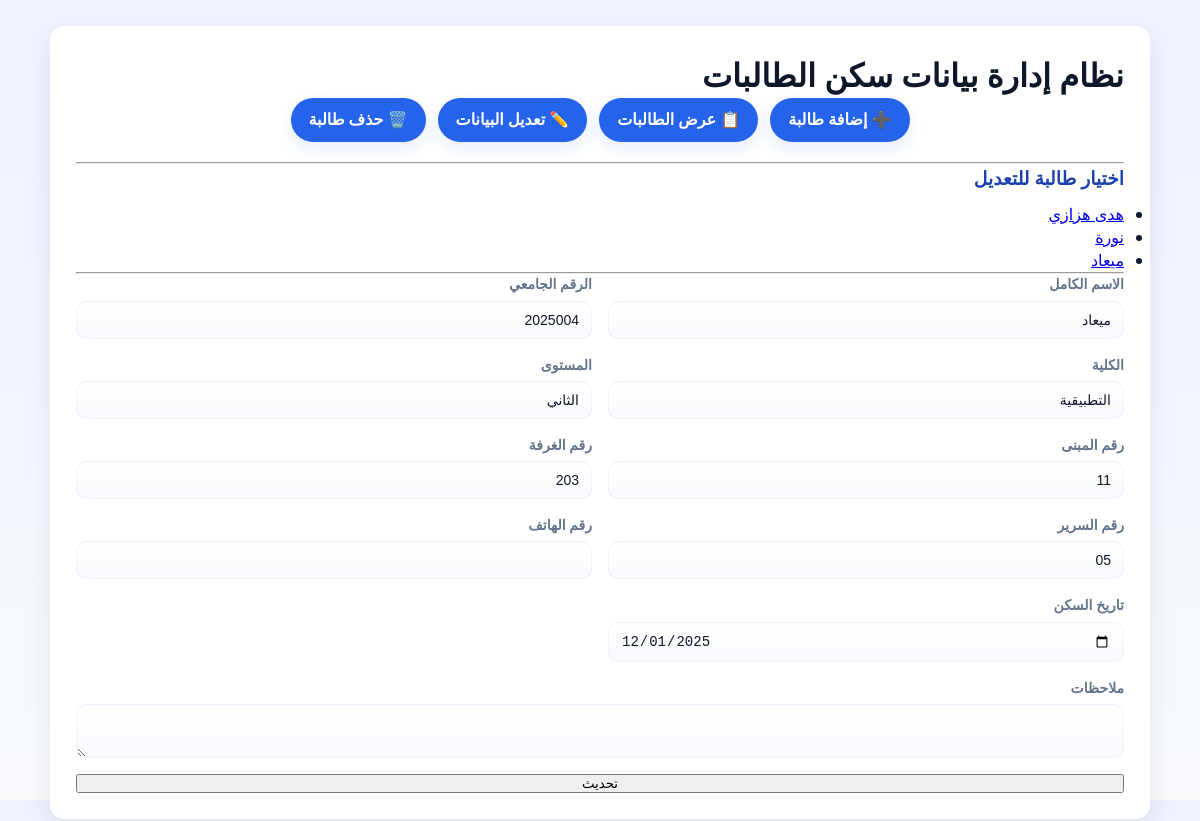
The page /?page=update&id=8 on the database its author committed.
### tables this page shows
CREATE TABLE `students` (
  `id` int(11) NOT NULL,
  `full_name` varchar(150) NOT NULL,
  `student_number` varchar(50) NOT NULL,
  `college` varchar(100) DEFAULT NULL,
  `level` varchar(50) DEFAULT NULL,
  `building_number` varchar(50) DEFAULT NULL,
  `room_number` varchar(50) DEFAULT NULL,
  `bed_number` varchar(50) DEFAULT NULL,
  `phone_number` varchar(30) DEFAULT NULL,
  `housing_date` date DEFAULT NULL,
  `notes` text DEFAULT NULL
);

### modules/update.php (the view, shortened to what this page needs)
<?php
$list = $pdo->query("SELECT id, full_name FROM students")->fetchAll(PDO::FETCH_ASSOC);
$id = $_GET['id'] ?? null;
$data = null;
if ($id) {
    $stmt = $pdo->prepare("SELECT * FROM students WHERE id=?");
    $stmt->execute([$id]);
    $data = $stmt->fetch(PDO::FETCH_ASSOC);
}
?>
<h3>اختيار طالبة للتعديل</h3>
<ul>
<?php foreach($list as $p): ?>
<li>
    <a href="?page=update&id=<?= $p['id'] ?>">
        <?= htmlspecialchars($p['full_name']) ?>
    </a>
</li>
<?php endforeach; ?>
</ul>
<?php if ($id && $data): ?>
<hr>
<form method="post" class="grid-form">
<div class="form-group">
<label>الاسم الكامل</label>
<input name="full_name" value="<?= htmlspecialchars($data['full_name']) ?>" required>
</div>
<div class="form-group">
<label>الرقم الجامعي</label>
<input name="student_number" value="<?= htmlspecialchars($data['student_number']) ?>" required>
</div>
<div class="form-group">
<label>الكلية</label>
<input name="college" value="<?= htmlspecialchars($data['college']) ?>">
</div>
<div class="form-group">
<label>المستوى</label>
<input name="level" value="<?= htmlspecialchars($data['level']) ?>">
</div>
<div class="form-group">
<label>رقم المبنى</label>
<input name="building_number" value="<?= htmlspecialchars($data['building_number']) ?>">
</div>
<div class="form-group">
<label>رقم الغرفة</label>
<input name="room_number" value="<?= htmlspecialchars($data['room_number']) ?>">
</div>
<div class="form-group">
<label>رقم السرير</label>
<input name="bed_number" value="<?= htmlspecialchars($data['bed_number']) ?>">
</div>
<div class="form-group">
<label>رقم الهاتف</label>
<input name="phone_number" value="<?= htmlspecialchars($data['phone_number']) ?>">
</div>
<div class="form-group">
<label>تاريخ السكن</label>
<input type="date" name="housing_date" value="<?= $data['housing_date'] ?>">
</div>
<div class="form-group full">
<label>ملاحظات</label>
<textarea name="notes"><?= htmlspecialchars($data['notes']) ?></textarea>
</div>
<div class="form-group full" style="text-align:center">
<button>تحديث</button>
</div>
</form>
<?php endif; ?>

### style.css (style rules this page uses)
:root { --primary: #2563eb; --secondary: #1e40af; --accent: #22c55e; --danger: #ef4444; --bg: #f8fafc; --card: #ffffff; --muted: #64748b; --text: #0f172a; --shadow: 0 12px 30px rgba(2,6,23,0.08); --glass: rgba(255,255,255,0.6); }
* { box-sizing: border-box; margin: 0; padding: 0; }
html,body { height: 100%; }
body { font-family: "Segoe UI", Tahoma, system-ui, -apple-system, "Helvetica Neue", Arial; background: linear-gradient(180deg, #eef2ff 0%, var(--bg) 100%); color: var(--text); direction: rtl; -webkit-font-smoothing: antialiased; -moz-osx-font-smoothing: grayscale; line-height: 1.45; }
h2, h3 { color: var(--secondary); margin-bottom: 12px; font-weight: 700; }
.grid-form { display: grid; grid-template-columns: repeat(2, 1fr); gap: 16px; }
.form-group { display: flex; flex-direction: column; }
.form-group.full { grid-column: span 2; }
label { font-weight: 600; margin-bottom: 6px; color: var(--muted); font-size: 14px; }
input, select, textarea { padding: 10px 12px; border-radius: 10px; border: 1px solid rgba(99,102,241,0.08); background: linear-gradient(180deg, rgba(255,255,255,0.98), rgba(250,250,255,0.98)); font-size: 14px; color: var(--text); }
input::placeholder, textarea::placeholder { color: #9aa4b2; }

### rows shown on the page
students: full_name "هدى هزازي"
students: full_name "نورة"
students: full_name "ميعاد", student_number "2025004", college "التطبيقية", level "الثاني", building_number "11", room_number "203", bed_number "05", housing_date "12/01/2025"
